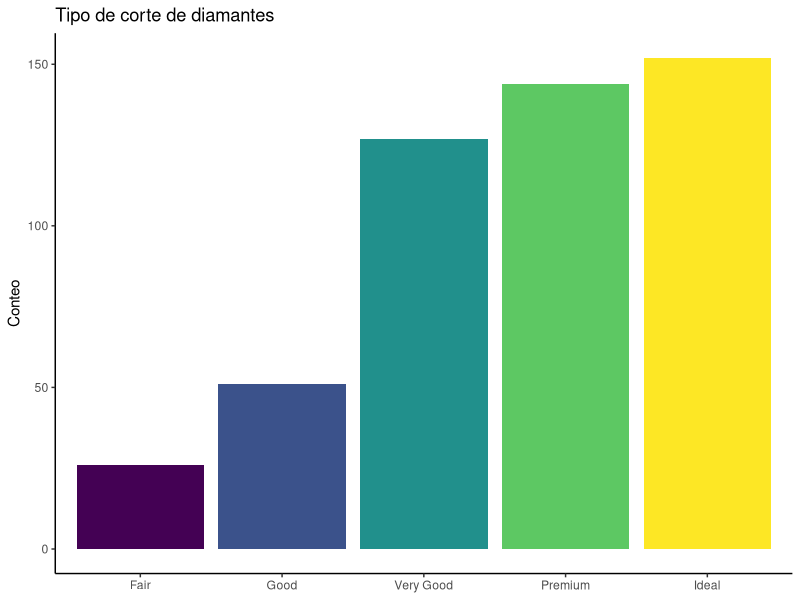

The R source for this figure:
library(ggplot2)

ggplot(diamonds[1:500, ], aes(x = cut, fill = cut)) +
    geom_bar() +
    labs(
        title = "Tipo de corte de diamantes",
        x = NULL,
        y = "Conteo"
    ) +
    theme_classic() +
    theme(legend.position = "none")
